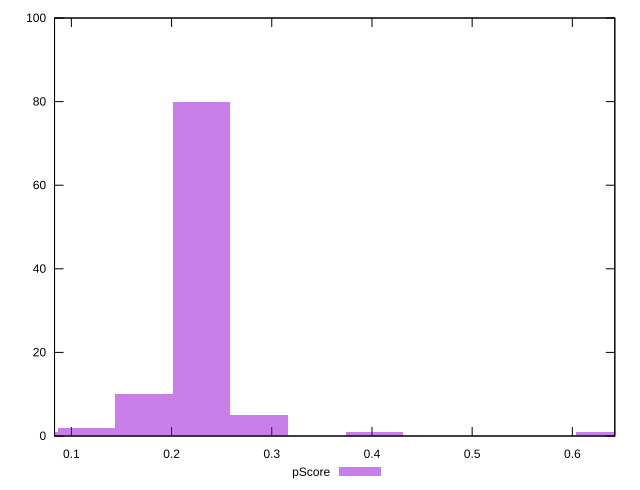

The script that saved this image:
reset

$pScore <<EOF
0.23000159525300912 80
0.17250119643975684 10
0.11500079762650456 2
0.2875019940662614 5
0.4025027916927659 1
0.632504386945775 1
0.05750039881325228 1
EOF

set key outside below
set boxwidth 0.05750039881325228
set xrange [0.08320171449490815:0.6423829923190131]
set yrange [0:100]
set trange [0:100]
set style fill transparent solid 0.5 noborder
set terminal svg size 640, 490 enhanced background rgb 'white'
set output "reports/report_00030_2021-02-24T20-42-31.540Z/first-meaningful-paint/samples/astro/pScore/histogram.svg"

plot $pScore title "pScore" with boxes

reset
